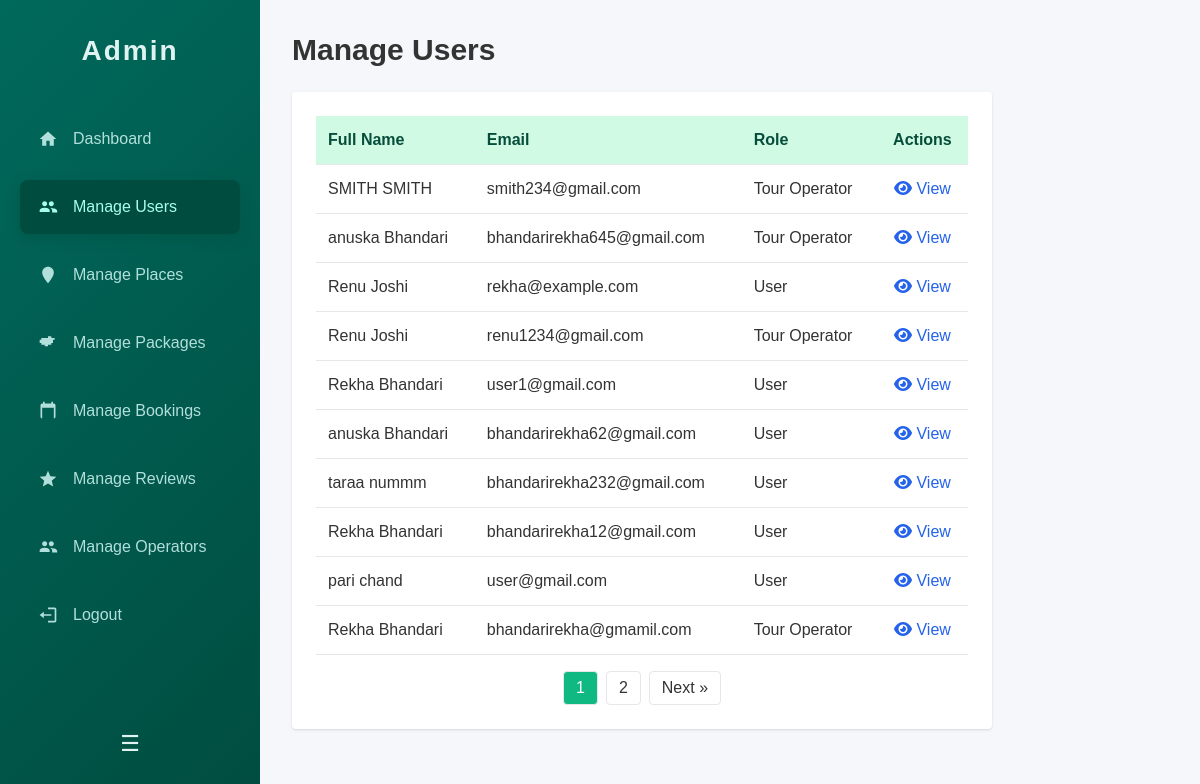
The page /admin/manage_users.php (signed in) on the database its author committed.
### tables this page shows
CREATE TABLE `user` (
  `user_id` int(11) NOT NULL,
  `first_name` varchar(50) NOT NULL,
  `last_name` varchar(50) NOT NULL,
  `password` varchar(255) NOT NULL,
  `email` varchar(100) NOT NULL,
  `role_id` int(11) NOT NULL DEFAULT 1,
  `status` enum('pending','approved','rejected') DEFAULT NULL
);

### admin/manage_users.php (the view, shortened to what this page needs)
<?php
$con = dbConnect();
$roleNames = [
    1 => 'Admin',
    2 => 'User',
    3 => 'Tour Operator'
];
$limit = 10;
$page = isset($_GET['page']) && is_numeric($_GET['page']) ? intval($_GET['page']) : 1;
$offset = ($page - 1) * $limit;
$totalResult = $con->query("SELECT COUNT(*) as total FROM user");
$totalRow = $totalResult->fetch_assoc();
$totalUsers = $totalRow['total'];
$totalPages = ceil($totalUsers / $limit);
$query = "SELECT user_id, first_name, last_name, email, role_id
          FROM user
          ORDER BY user_id DESC
          LIMIT $limit OFFSET $offset";
$result = $con->query($query);
?>
<!DOCTYPE html>
<html lang="en">
<head>
<link rel="stylesheet" href="/assets/css/dashboard.css">
<link rel="stylesheet" href="https://cdnjs.cloudflare.com/ajax/libs/font-awesome/6.5.0/css/all.min.css">
<script src="https://cdn.tailwindcss.com"></script>
</head>
<body>
  <div class="container">
  <nav class="sidebar" id="sidebar">
    <div class="logo">Admin</div>
    <div class="nav-links">
      <a href="#">
        <svg viewBox="0 0 24 24"><path d="M10 20v-6h4v6h5v-8h3L12 3 2 12h3v8z"/></svg>
        <span>Dashboard</span>
      </a>
      <a href="manage_users.php" class="active">
        <svg viewBox="0 0 24 24"><path d="M16 11c1.66 0 2.99-1.34 2.99-3S17.66 5 16 5s-3 1.34-3 3 1.34 3 3 3zm-8 0c1.66 0 2.99-1.34 2.99-3S9.66 5 8 5 5 6.34 5 8s1.34 3 3 3zm0 2c-2 0-6 1-6 3v2h12v-2c0-2-4-3-6-3zm8 0c-.29 0-.62.02-.97.05 1.16.84 1.97 2.06 1.97 3.45v2h6v-2c0-2-4-3-6-3z"/></svg>
        <span>Manage Users</span>
      </a>
      <a href="manage_places.php">
        <svg viewBox="0 0 24 24"><path d="M12 2C8.13 2 5 5.13 5 9c0 5.25 7 13 7 13s7-7.75 7-13c0-3.87-3.13-7-7-7z"/></svg>
        <span>Manage Places</span>
      </a>
      <a href="manage_packages.php">
        <svg viewBox="0 0 24 24"><path d="M20 8V6h-4V4h-4v2H4v2H2v4h2v2h4v2h4v-2h4v-2h2v-4h-2z"/></svg>
        <span>Manage Packages</span>
      </a>
      <a href="manage_bookings.php">
        <svg viewBox="0 0 24 24"><path d="M19 3h-1V1h-2v2H8V1H6v2H5a2 2 0 0 0-2 2v14a2 2 0 0 0 2 2h14a2 2 0 0 0 2-2V5a2 2 0 0 0-2-2zM5 21V8h14v13H5z"/></svg>
        <span>Manage Bookings</span>
      </a>
      <a href="adminmanage_reviews.php">
        <svg viewBox="0 0 24 24"><path d="M12 17.27L18.18 21 16.54 13.97 22 9.24l-7.19-.61L12 2 9.19 8.63 2 9.24l5.46 4.73L5.82 21z"/></svg>
        <span>Manage Reviews</span>
      </a>
      <a href="manage_touroperator.php">
        <svg viewBox="0 0 24 24">
          <path d="M16 11c1.66 0 2.99-1.34 2.99-3S17.66 5 16 5s-3 1.34-3 3 1.34 3 3 3zm-8 0c1.66 0 2.99-1.34 2.99-3S9.66 5 8 5 5 6.34 5 8s1.34 3 3 3zm0 2c-2 0-6 1-6 3v2h12v-2c0-2-4-3-6-3zm8 0c-.29 0-.62.02-.97.05 1.16.84 1.97 2.06 1.97 3.45v2h6v-2c0-2-4-3-6-3z"/>
        </svg>
        <span>Manage Operators</span>
      </a>
      <a href="../logout.php" onclick="return confirm('Are you sure you want to logout?')">
        <svg viewBox="0 0 24 24">
          <path d="M16 13v-2H7V8l-5 4 5 4v-3h9zM20 3h-8v2h8v14h-8v2h8c1.1 0 2-.9 2-2V5c0-1.1-.9-2-2-2z"/>
        </svg>
        <span>Logout</span>
      </a>
    </div>
    <button class="toggle-btn" id="toggleBtn" aria-label="Toggle sidebar">&#9776;</button>
  </nav>
  <main class="flex-1 p-8">
    <h2 class="text-3xl font-bold mb-6">Manage Users</h2>
    <div class="bg-white rounded shadow p-6 overflow-x-auto">
      <table class="min-w-full text-left border-collapse">
        <thead>
          <tr class="bg-emerald-100 text-emerald-900">
            <th class="p-3 border-b">Full Name</th>
            <th class="p-3 border-b">Email</th>
            <th class="p-3 border-b">Role</th>
            <th class="p-3 border-b text-center">Actions</th>
          </tr>
        </thead>
        <tbody>
          <?php if ($result->num_rows > 0): ?>
            <?php while ($row = $result->fetch_assoc()): ?>
              <tr class="hover:bg-gray-50 transition">
                <td class="p-3 border-b"><?= htmlspecialchars($row['first_name'] . ' ' . $row['last_name']) ?></td>
                <td class="p-3 border-b"><?= htmlspecialchars($row['email']) ?></td>
                <td class="p-3 border-b"><?= $roleNames[$row['role_id']] ?? 'User' ?></td>
                <td class="p-3 border-b text-center">
                  <a href="view_user.php?id=<?= $row['user_id'] ?>"
                     class="text-blue-600 hover:underline">
                    <i class="fa-solid fa-eye"></i> View
                  </a>
                </td>
              </tr>
            <?php endwhile; ?>
          <?php else: ?>
            <tr><td colspan="4" class="p-3 text-center">No users found.</td></tr>
          <?php endif; ?>
        </tbody>
      </table>
      <div class="mt-4 flex justify-center gap-2">
        <?php for ($p = 1; $p <= $totalPages; $p++): ?>
          <a href="?page=<?= $p ?>" class="px-3 py-1 border rounded <?= $p == $page ? 'bg-emerald-500 text-white' : 'bg-white hover:bg-emerald-200' ?>"><?= $p ?></a>
        <?php endfor; ?>
        <?php if ($page < $totalPages): ?>
            <a href="?page=<?= $page+1 ?>" class="px-3 py-1 border rounded bg-white hover:bg-emerald-200">Next &raquo;</a>
        <?php endif; ?>
      </div>
    </div>
  </main>
</div>
</body>
</html>

### assets/css/dashboard.css (style rules this page uses)
* { box-sizing: border-box; }
body { margin: 0; font-family: 'Poppins', sans-serif; background: #f5f7fa; color: #333; }
a { text-decoration: none; color: inherit; }
.container { display: flex; min-height: 100vh; }
.sidebar { background: linear-gradient(135deg, #00695c, #004d40); width: 260px; padding: 30px 20px; display: flex; flex-direction: column; color: #e0f2f1; transition: width 0.3s ease; }
.sidebar .logo { font-size: 28px; font-weight: 700; letter-spacing: 2px; margin-bottom: 40px; user-select: none; text-align: center; }
.nav-links { flex-grow: 1; }
.nav-links a { display: flex; align-items: center; padding: 15px 18px; border-radius: 8px; margin-bottom: 14px; font-weight: 500; color: #b2dfdb; transition: background-color 0.3s, color 0.3s; }
.nav-links a:hover, .nav-links a.active { background: #004d40; color: #a7ffeb; box-shadow: 0 4px 12px rgba(0, 77, 64, 0.5); }
.nav-links a svg { width: 20px; height: 20px; margin-right: 15px; fill: currentColor; flex-shrink: 0; transition: margin 0.3s; }
.toggle-btn { background: transparent; border: none; color: #e0f2f1; font-size: 22px; cursor: pointer; margin-top: auto; text-align: center; padding: 10px 0; user-select: none; }

### rows shown on the page
user: first_name+last_name "SMITH SMITH", email "smith234@gmail.com", role "Tour Operator"
user: first_name+last_name "anuska Bhandari", email "bhandarirekha645@gmail.com", role "Tour Operator"
user: first_name+last_name "Renu Joshi", email "rekha@example.com", role "User"
user: first_name+last_name "Renu Joshi", email "renu1234@gmail.com", role "Tour Operator"
user: first_name+last_name "Rekha Bhandari", email "user1@gmail.com", role "User"
user: first_name+last_name "anuska Bhandari", email "bhandarirekha62@gmail.com", role "User"
user: first_name+last_name "taraa nummm", email "bhandarirekha232@gmail.com", role "User"
user: first_name+last_name "Rekha Bhandari", email "bhandarirekha12@gmail.com", role "User"
user: first_name+last_name "pari chand", email "user@gmail.com", role "User"
user: first_name+last_name "Rekha Bhandari", email "bhandarirekha@gmamil.com", role "Tour Operator"
